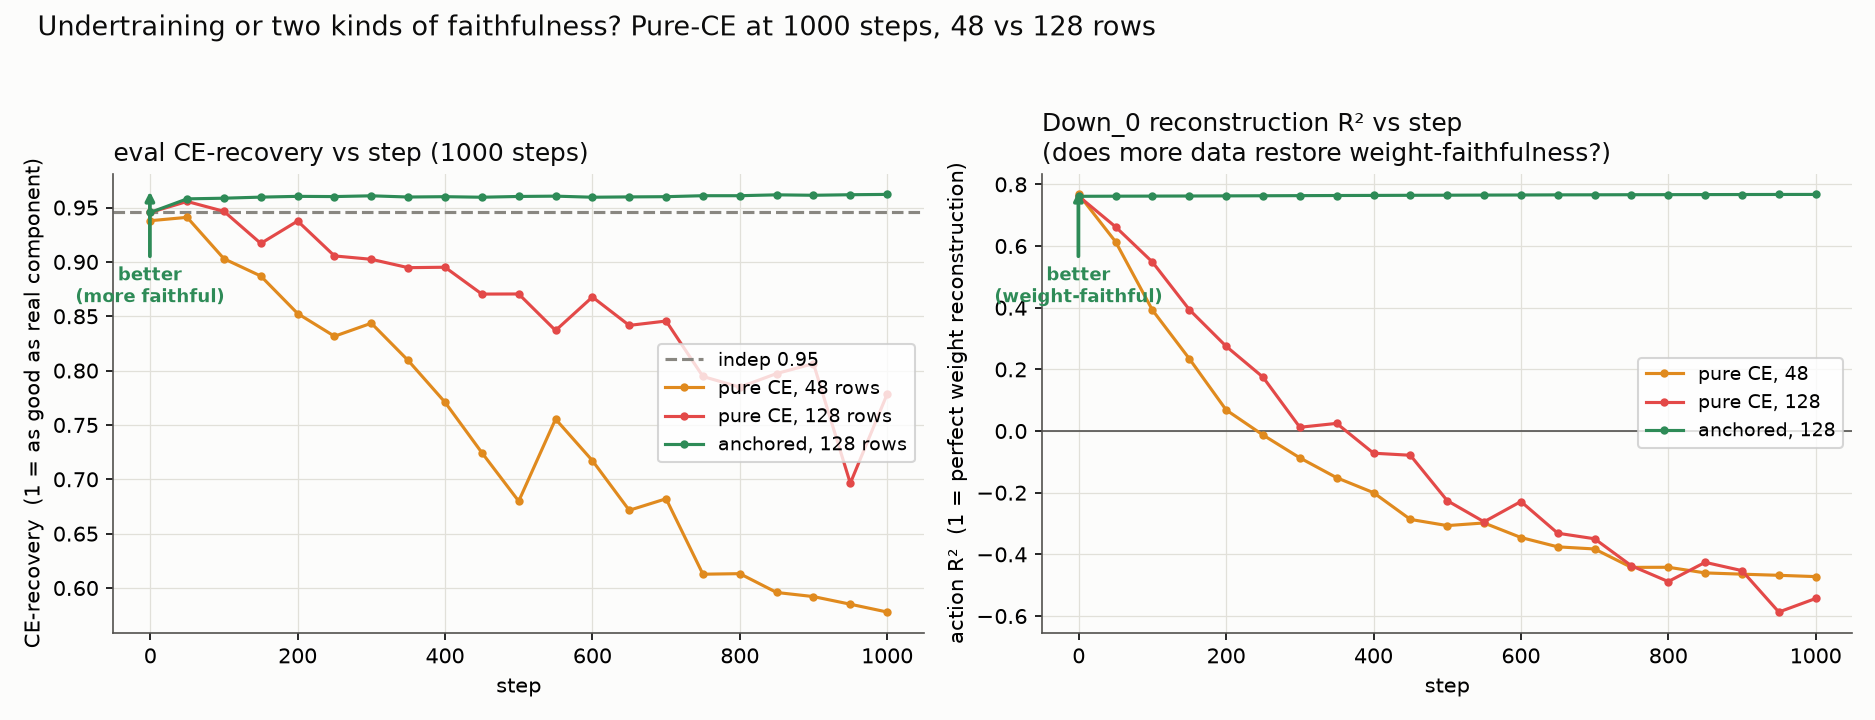

This chart was generated by the following Python code:
"""CONVERGENCE / TWO-KINDS-OF-FAITHFULNESS test (user: "the no-edge 48 looks
undertrained"). 758 stated pure-CE training DAMAGES the SAE, but its CE-recovery
curves were still declining at 500 steps and NOT converged -- so the endpoint was
provisional. Settle it: run pure-CE (no reconstruction anchor, no edge) at 48 and
128 rows for 1000 steps, tracking BOTH eval CE-recovery AND reconstruction R2,
against the anchored reference. Distinguishes:
  * UNDERTRAINING (user's hypothesis): pure-CE CE-recovery keeps CLIMBING with more
    data+steps toward indep -- 758's low numbers were just too-few-data/steps;
  * TWO KINDS OF FAITHFULNESS: pure-CE reaches decent CE-recovery (LOSS-faithful)
    but reconstruction R2 stays collapsed/negative (WEIGHT-unfaithful) -- there are
    two distinct fidelities and CE alone buys only one;
  * DAMAGE (758's claim): pure-CE CE-recovery plateaus BELOW indep and R2 negative.

Warm-start from the independent MSE fit (CE-rec ~0.94) so we watch where CE walks it.

REGISTERED PREDICTIONS:
  (0) SANITY: indep warm-start CE-rec ~0.9;
  (a) WEIGHT-UNFAITHFUL regardless of data: pure-CE reconstruction R2_Down0 ends < 0.3
      at BOTH 48 and 128 rows (CE has no reconstruction term -> abandons it; more data
      does not restore weight-faithfulness);
  (b) MORE DATA HELPS CE-RECOVERY: pure-CE 128-row final CE-recovery > 48-row (less
      overfitting), quantifying how much of 758's drop was data-limited vs fundamental;
  (c) anchored reference holds BOTH (R2 > 0.6 and CE-rec >= indep-0.05);
  NULL: n/a (anchored is the positive control)."""
import json, time, sys, torch
import torch.nn.functional as F
import numpy as np
import matplotlib; matplotlib.use('Agg'); import matplotlib.pyplot as plt
sys.path.insert(0, '/workspace/rspd'); sys.path.insert(0, '/workspace/tensor_language')
import census_lib as cl
from bilin18_joint_removal import m, DEV
from palette import INK, SECONDARY, MUTED, GRID, SURFACE

D = 1152; HID = 4608
PT = '/workspace/tensor_language/basis_aligned/bilinear_quotient/'
OUT = PT + 'real_joint_ce_converge_results.json'; FIG = PT + 'real_joint_ce_converge.png'
NEVAL = 24; P = 512; K = 32; STEPS = 1000; EVAL_EVERY = 50
BLUE, RED, GREEN, ORANGE, PURPLE = '#3987e5', '#e34948', '#2e8b57', '#e08a1e', '#7b4ea8'
SUB = {'d0': None, 'l1': None}


def topk(pre, k):
    val, idx = pre.topk(k, dim=1); z = torch.zeros_like(pre); z.scatter_(1, idx, F.relu(val)); return z


def hook_d0(mo, i_, o_):
    return o_ if SUB['d0'] is None else SUB['d0'](i_[0].reshape(-1, HID)).reshape(o_.shape).to(o_.dtype)


def hook_l1(mo, i_, o_):
    return o_ if SUB['l1'] is None else SUB['l1'](i_[0].reshape(-1, D)).reshape(o_.shape).to(o_.dtype)


def forward_logits(idx):
    x = F.rms_norm(m.transformer.wte(idx), (D,)); x0 = x; v1 = None
    for blk in m.transformer.h: x, v1 = blk(x, v1, x0)
    return 30.0*torch.tanh(m.lm_head(F.rms_norm(x, (D,)))/30.0)


def ce_on(rows, n):
    s = 0.0; nn = 0
    for i in range(0, n, 4):
        bb = rows[i:i+4, :257].to(DEV); idx = bb[:, :-1].contiguous(); tgt = bb[:, 1:].contiguous()
        lp = F.log_softmax(forward_logits(idx).float(), -1)
        s += float(F.nll_loss(lp.reshape(-1, lp.shape[-1]), tgt.reshape(-1)))*idx.shape[0]; nn += idx.shape[0]
    return s/nn


@torch.no_grad()
def capture(rows, n, module, dim):
    cap = []
    h = module.register_forward_hook(lambda mo, i_, o_: cap.append(i_[0].detach().float().reshape(-1, dim)))
    for i in range(0, n, 4): forward_logits(rows[i:i+4, :257].to(DEV)[:, :-1].contiguous())
    h.remove(); return torch.cat(cap, 0)


def sub_fn(Dm, Em, b): return lambda g: topk(g @ Em.T, K) @ Dm.T + b
def r2(recon, Y): return float(1 - ((Y-recon)**2).sum()/((Y-Y.mean(0))**2).sum())


def train_indep(Xin, Ytrue, din, dout, seed):
    torch.manual_seed(seed)
    Dm = (torch.randn(dout, P, device=DEV)/np.sqrt(dout)).requires_grad_(True)
    Em = (torch.randn(P, din, device=DEV)/np.sqrt(din)).requires_grad_(True)
    b = Ytrue.mean(0).clone().requires_grad_(True); opt = torch.optim.Adam([Dm, Em, b], lr=3e-3)
    for s in range(700):
        z = topk(Xin @ Em.T, K); loss = F.mse_loss(z @ Dm.T + b, Ytrue)
        opt.zero_grad(); loss.backward(); opt.step()
    return Dm.detach(), Em.detach(), b.detach()


def run(fit, nfit, g0, r1, Y0, YL, lam_rec, init0, initL, ce_abl, ben, ev):
    D0 = init0[0].clone().requires_grad_(True); E0 = init0[1].clone().requires_grad_(True); b0 = init0[2].clone().requires_grad_(True)
    DL = initL[0].clone().requires_grad_(True); EL = initL[1].clone().requires_grad_(True); bL = initL[2].clone().requires_grad_(True)
    opt = torch.optim.Adam([D0, E0, b0, DL, EL, bL], lr=1e-3)
    cur = {'step': [], 'ce_rec': [], 'r2_d0': []}
    for s in range(STEPS + 1):
        if s % EVAL_EVERY == 0:
            SUB['d0'] = sub_fn(D0.detach(), E0.detach(), b0.detach()); SUB['l1'] = sub_fn(DL.detach(), EL.detach(), bL.detach())
            with torch.no_grad():
                ce = ce_on(ev, NEVAL); rec0 = topk(g0 @ E0.T, K) @ D0.T + b0
            SUB['d0'] = SUB['l1'] = None
            cur['step'].append(s); cur['ce_rec'].append(round(float((ce_abl-ce)/max(ben,1e-6)), 4))
            cur['r2_d0'].append(round(r2(rec0, Y0), 4))
        if s == STEPS: break
        SUB['d0'] = sub_fn(D0, E0, b0); SUB['l1'] = sub_fn(DL, EL, bL)
        bb = fit[(s % (nfit//4))*4:(s % (nfit//4))*4+4, :257].to(DEV)
        idx = bb[:, :-1].contiguous(); tgt = bb[:, 1:].contiguous()
        lp = F.log_softmax(forward_logits(idx).float(), -1)
        ce = F.nll_loss(lp.reshape(-1, lp.shape[-1]), tgt.reshape(-1))
        loss = ce
        if lam_rec > 0:
            loss = loss + lam_rec*(F.mse_loss(topk(g0 @ E0.T, K) @ D0.T + b0, Y0) + F.mse_loss(topk(r1 @ EL.T, K) @ DL.T + bL, YL))
        loss.backward(); opt.step(); opt.zero_grad()
        SUB['d0'] = SUB['l1'] = None
    return cur


def main():
    t0 = time.time(); cl.use_state(PT + 'census_state_diverse.pt')
    NBIG = 128; rows = cl.fineweb_rows(NBIG + NEVAL); ev = rows[NBIG:NBIG+NEVAL]
    W0 = m.transformer.h[0].mlp.Down.weight.data.float().to(DEV)
    WL = m.transformer.h[1].mlp.Left.weight.data.float().to(DEV)
    h0 = m.transformer.h[0].mlp.Down.register_forward_hook(hook_d0)
    hL = m.transformer.h[1].mlp.Left.register_forward_hook(hook_l1)
    g0b = capture(rows[:NBIG], NBIG, m.transformer.h[0].mlp.Down, HID)
    r1b = capture(rows[:NBIG], NBIG, m.transformer.h[1].mlp.Left, D)
    Y0b, YLb = g0b @ W0.T, r1b @ WL.T
    n48 = g0b.shape[0]*48//NBIG; g048, r148 = g0b[:n48], r1b[:n48]; Y048, YL48 = g048 @ W0.T, r148 @ WL.T

    SUB['d0'] = SUB['l1'] = None
    with torch.no_grad(): ce_full = ce_on(ev, NEVAL)
    SUB['d0'] = lambda g: torch.zeros(g.shape[0], D, device=DEV); SUB['l1'] = lambda g: torch.zeros(g.shape[0], HID, device=DEV)
    with torch.no_grad(): ce_abl = ce_on(ev, NEVAL)
    SUB['d0'] = SUB['l1'] = None; ben = ce_abl - ce_full
    with torch.enable_grad():
        i0b = train_indep(g0b, Y0b, HID, D, 1); iLb = train_indep(r1b, YLb, D, HID, 3)
        i048 = train_indep(g048, Y048, HID, D, 1); iL48 = train_indep(r148, YL48, D, HID, 3)
    SUB['d0'] = sub_fn(*i0b); SUB['l1'] = sub_fn(*iLb)
    with torch.no_grad(): indep_rec = float((ce_abl - ce_on(ev, NEVAL))/max(ben, 1e-6))
    SUB['d0'] = SUB['l1'] = None
    print(f'benefit {ben:.3f} | indep CE-rec {indep_rec:.3f}', flush=True)

    with torch.enable_grad():
        pure48 = run(rows[:48], 48, g048, r148, Y048, YL48, 0.0, i048, iL48, ce_abl, ben, ev)
        print(f'pure-CE 48  end CE-rec {pure48["ce_rec"][-1]}  R2 {pure48["r2_d0"][-1]}', flush=True)
        pure128 = run(rows[:NBIG], NBIG, g0b, r1b, Y0b, YLb, 0.0, i0b, iLb, ce_abl, ben, ev)
        print(f'pure-CE 128 end CE-rec {pure128["ce_rec"][-1]}  R2 {pure128["r2_d0"][-1]}', flush=True)
        anc128 = run(rows[:NBIG], NBIG, g0b, r1b, Y0b, YLb, 1.0, i0b, iLb, ce_abl, ben, ev)
        print(f'anchored128 end CE-rec {anc128["ce_rec"][-1]}  R2 {anc128["r2_d0"][-1]}', flush=True)
    h0.remove(); hL.remove()

    fig, axs = plt.subplots(1, 2, figsize=(12.5, 4.8)); fig.patch.set_facecolor(SURFACE)
    for ax in axs: ax.set_facecolor(SURFACE); ax.grid(True, color=GRID, lw=0.6)
    st = pure128['step']
    axs[0].axhline(indep_rec, color=MUTED, ls='--', lw=1.5, label=f'indep {indep_rec:.2f}')
    axs[0].plot(pure48['step'], pure48['ce_rec'], '-o', color=ORANGE, ms=3, label='pure CE, 48 rows')
    axs[0].plot(st, pure128['ce_rec'], '-o', color=RED, ms=3, label='pure CE, 128 rows')
    axs[0].plot(st, anc128['ce_rec'], '-o', color=GREEN, ms=3, label='anchored, 128 rows')
    axs[0].set_title('eval CE-recovery vs step (1000 steps)', color=INK, fontsize=12, loc='left')
    axs[0].set_xlabel('step'); axs[0].set_ylabel('CE-recovery  (1 = as good as real component)'); axs[0].legend(fontsize=9, loc='center right')
    axs[0].annotate('better\n(more faithful)', xy=(0.045, 0.97), xytext=(0.045, 0.72), xycoords='axes fraction',
                    ha='center', fontsize=8.5, color=GREEN, fontweight='bold',
                    arrowprops=dict(arrowstyle='-|>', color=GREEN, lw=1.8))
    axs[1].axhline(0, color=SECONDARY, lw=0.8)
    axs[1].plot(pure48['step'], pure48['r2_d0'], '-o', color=ORANGE, ms=3, label='pure CE, 48')
    axs[1].plot(st, pure128['r2_d0'], '-o', color=RED, ms=3, label='pure CE, 128')
    axs[1].plot(st, anc128['r2_d0'], '-o', color=GREEN, ms=3, label='anchored, 128')
    axs[1].set_title('Down_0 reconstruction R² vs step\n(does more data restore weight-faithfulness?)', color=INK, fontsize=12, loc='left')
    axs[1].set_xlabel('step'); axs[1].set_ylabel('action R²  (1 = perfect weight reconstruction)'); axs[1].legend(fontsize=9, loc='center right')
    axs[1].annotate('better\n(weight-faithful)', xy=(0.045, 0.97), xytext=(0.045, 0.72), xycoords='axes fraction',
                    ha='center', fontsize=8.5, color=GREEN, fontweight='bold',
                    arrowprops=dict(arrowstyle='-|>', color=GREEN, lw=1.8))
    for ax in axs:
        for s_ in ['top', 'right']: ax.spines[s_].set_visible(False)
        for s_ in ['left', 'bottom']: ax.spines[s_].set_color(SECONDARY)
    fig.suptitle('Undertraining or two kinds of faithfulness? Pure-CE at 1000 steps, 48 vs 128 rows',
                 fontsize=13, color=INK, x=0.02, ha='left')
    fig.tight_layout(rect=[0, 0, 1, 0.95]); fig.savefig(FIG, dpi=150, facecolor=SURFACE); print('wrote', FIG, flush=True)

    pa = pure48['r2_d0'][-1] < 0.3 and pure128['r2_d0'][-1] < 0.3
    pb = pure128['ce_rec'][-1] > pure48['ce_rec'][-1]
    pc = min(anc128['r2_d0']) > 0.6 and anc128['ce_rec'][-1] >= indep_rec - 0.05
    out = {'indep_ce_rec': round(indep_rec, 4), 'benefit': round(ben, 4),
           'pure_ce_48': pure48, 'pure_ce_128': pure128, 'anchored_128': anc128,
           'pred_a_weight_unfaithful': bool(pa), 'pred_b_more_data_helps_ce': bool(pb),
           'pred_c_anchor_holds_both': bool(pc), 'runtime_s': time.time()-t0}
    json.dump(out, open(OUT, 'w'), indent=1)
    print(f'\n(a) pure-CE weight-unfaithful both sizes (R2<0.3): {pa}; (b) more data helps CE-rec: {pb}; '
          f'(c) anchor holds both: {pc}', flush=True)
    print(f'wrote {OUT} ({out["runtime_s"]:.0f}s)')


if __name__ == '__main__':
    main()
